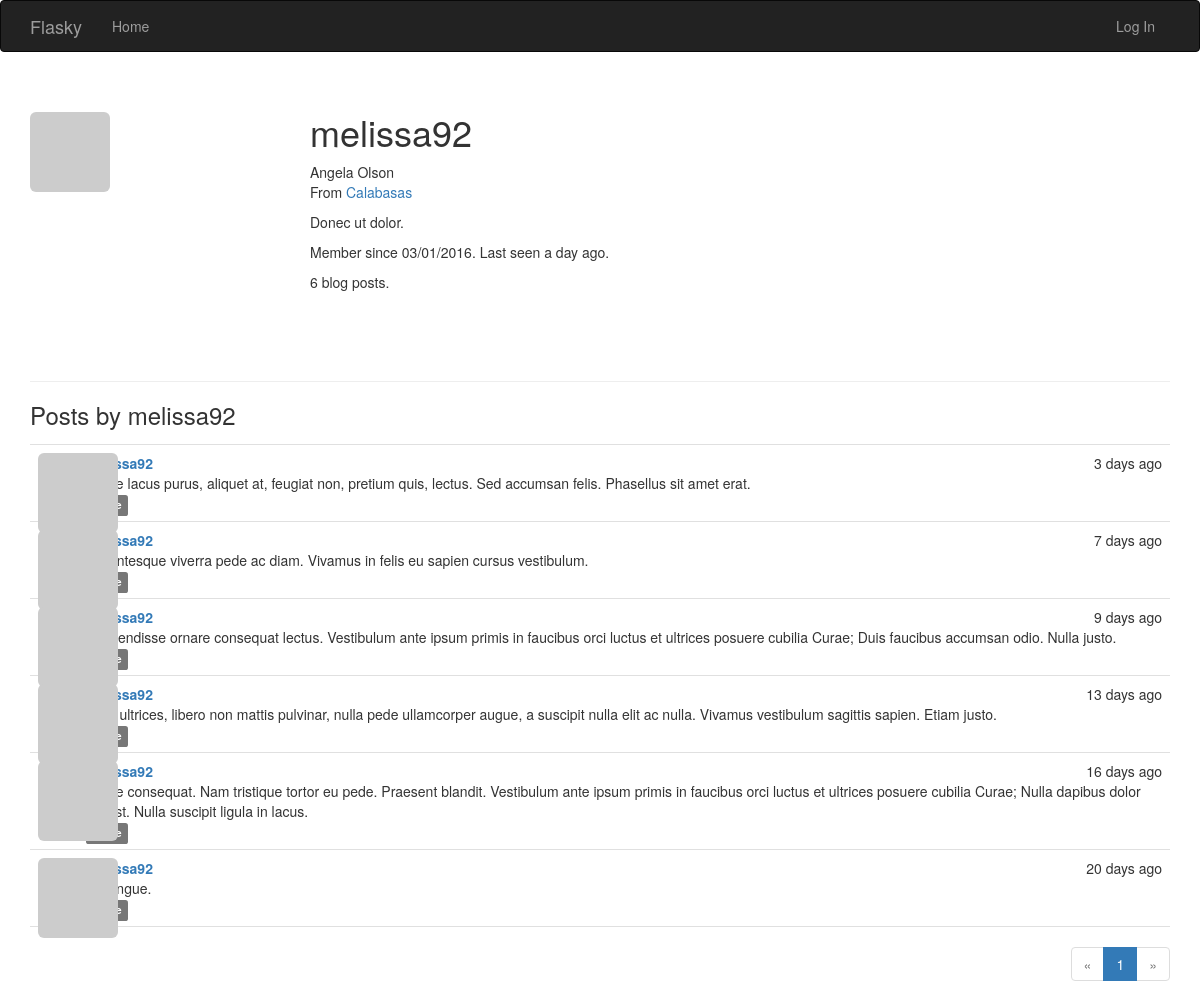
Page /user/melissa92 on the committed database.
### app/models.py (models this page shows, shortened)
class User(UserMixin, db.Model):
    __tablename__ = 'users'
    id = db.Column(db.Integer, primary_key=True)
    email = db.Column(db.String(64), unique=True, index=True)
    username = db.Column(db.String(64), unique=True, index=True)
    role_id = db.Column(db.Integer, db.ForeignKey('roles.id'))
    password_hash = db.Column(db.String(128))
    confirmed = db.Column(db.Boolean, default=False)
    name = db.Column(db.String(64))
    location = db.Column(db.String(64))
    about_me = db.Column(db.Text())
    member_since = db.Column(db.DateTime(), default=datetime.utcnow)
    last_seen = db.Column(db.DateTime(), default=datetime.utcnow)
    avatar_hash = db.Column(db.String(32))
    posts = db.relationship('Post', backref='author', lazy='dynamic')
    @property
    def password(self):
        raise AttributeError('password is not a readable attribute')
    def gravatar(self, size=100, default='identicon', rating='g'):
        if request.is_secure:
            url = 'https://secure.gravatar.com/avatar'
        else:
            url = 'http://www.gravatar.com/avatar'
        hash = self.avatar_hash or hashlib.md5(
            self.email.encode('utf-8')).hexdigest()
        return '{url}/{hash}?s={size}&d={default}&r={rating}'.format(
            url=url, hash=hash, size=size, default=default, rating=rating)

class Post(db.Model):
    __tablename__ = 'posts'
    id = db.Column(db.Integer, primary_key=True)
    body = db.Column(db.Text)
    timestamp = db.Column(db.DateTime, index=True, default=datetime.utcnow)
    author_id = db.Column(db.Integer, db.ForeignKey('users.id'))
    body_html = db.Column(db.Text)

### app/main/views.py (the view)
@main.route('/user/<username>')
def user(username):
    user = User.query.filter_by(username=username).first_or_404()
    page = request.args.get('page', 1, type=int)
    pagination = user.posts.order_by(Post.timestamp.desc()).paginate(
        page, per_page=current_app.config['FLASKY_POSTS_PER_PAGE'],
        error_out=False)
    posts = pagination.items
    return render_template('user.html', user=user, posts=posts,
                           pagination=pagination)

### app/auth/views.py (called while the page is built)
@auth.before_app_request
def before_request():
    if current_user.is_authenticated:
        current_user.ping()
        if not current_user.confirmed \
                and request.endpoint[:5] != 'auth.' \
                and request.endpoint != 'static':
            return redirect(url_for('auth.unconfirmed'))

### app/main/__init__.py (called while the page is built)
@main.app_context_processor
def inject_permissions():
    return dict(Permission=Permission)

### app/models.py (called while the page is built)
    def is_administrator(self):
        return False

### app/templates/user.html (shortened to what this page needs)
{% extends "base.html" %}
{% import "_macros.html" as macros %}
{% block page_content %}
<div class="page-header">
    <img class="img-rounded profile-thumbnail" src="{{ user.gravatar(size=256) }}">
    <div class="profile-header">
        <h1>{{ user.username }}</h1>
        {% if user.name or user.location %}
        <p>
            {% if user.name %}{{ user.name }}<br>{% endif %}
            {% if user.location %}
                From <a href="http://maps.baidu.com/?q={{ user.location }}">{{ user.location }}</a><br>
            {% endif %}
        </p>
        {% endif %}
        {% if user.about_me %}<p>{{ user.about_me }}</p>{% endif %}
        <p>Member since {{ moment(user.member_since).format('L') }}. Last seen {{ moment(user.last_seen).fromNow() }}.</p>
        <p>{{ user.posts.count() }} blog posts.</p>
    </div>
</div>
<h3>Posts by {{ user.username }}</h3>
{% include '_posts.html' %}
{% if pagination %}
<div class="pagination">
    {{ macros.pagination_widget(pagination, '.user', username=user.username) }}
</div>
{% endif %}
{% endblock %}

### app/templates/base.html (shortened to what this page needs)
{% extends "bootstrap/base.html" %}
{% block head %}
{{ super() }}
<link rel="stylesheet" type="text/css" href="{{ url_for('static', filename='styles.css') }}">
{% endblock %}
{% block navbar %}
<div class="navbar navbar-inverse" role="navigation">
    <div class="container">
        <div class="navbar-header">
            <a class="navbar-brand" href="{{ url_for('main.index') }}">Flasky</a>
        </div>
        <div class="navbar-collapse collapse">
            <ul class="nav navbar-nav">
                <li><a href="{{ url_for('main.index') }}">Home</a></li>
            </ul>
            <ul class="nav navbar-nav navbar-right">
                {% if current_user.is_authenticated %}
                <li class="dropdown">
                    <a href="#" class="dropdown-toggle" data-toggle="dropdown">
                        <img src="{{ current_user.gravatar(size=18) }}">
                        Account <b class="caret"></b>
                    </a>
                    <ul class="dropdown-menu">
                        <li><a href="{{ url_for('auth.change_password') }}">Change Password</a></li>
                        <li><a href="{{ url_for('auth.change_email_request') }}">Change Email</a></li>
                        <li><a href="{{ url_for('auth.logout') }}">Log Out</a></li>
                    </ul>
                </li>
                {% else %}
                <li><a href="{{ url_for('auth.login') }}">Log In</a></li>
                {% endif %}
            </ul>
        </div>
    </div>
</div>
{% endblock %}
{% block content %}
<div class="container">
    {% block page_content %}{% endblock %}
</div>
{% endblock %}

### app/templates/_macros.html
{% macro pagination_widget(pagination, endpoint) %}
<ul class="pagination">
    <li{% if not pagination.has_prev %} class="disabled"{% endif %}>
        <a href="{% if pagination.has_prev %}{{ url_for(endpoint, page=pagination.prev_num, **kwargs) }}{% else %}#{% endif %}">
            &laquo;
        </a>
    </li>
    {% for p in pagination.iter_pages() %}
        {% if p %}
            {% if p == pagination.page %}
            <li class="active">
                <a href="{{ url_for(endpoint, page = p, **kwargs) }}">{{ p }}</a>
            </li>
            {% else %}
            <li>
                <a href="{{ url_for(endpoint, page = p, **kwargs) }}">{{ p }}</a>
            </li>
            {% endif %}
        {% else %}
        <li class="disabled"><a href="#">&hellip;</a></li>
        {% endif %}
    {% endfor %}
    <li{% if not pagination.has_next %} class="disabled"{% endif %}>
        <a href="{% if pagination.has_next %}{{ url_for(endpoint, page=pagination.next_num, **kwargs) }}{% else %}#{% endif %}">
            &raquo;
        </a>
    </li>
</ul>
{% endmacro %}

### app/templates/_posts.html (shortened to what this page needs)
<ul class="posts">
    {% for post in posts %}
    <li class="post">
        <div class="post-thumbnail">
            <a href="{{ url_for('.user', username=post.author.username) }}">
                <img class="img-rounded profile-thumbnail" src="{{ post.author.gravatar(size=40) }}">
            </a>
        </div>
        <div class="post-content">
            <div class="post-date">{{ moment(post.timestamp).fromNow() }}</div>
            <div class="post-author"><a href="{{ url_for('.user', username=post.author.username) }}">{{ post.author.username }}</a></div>
            <div class="post-body">
                {% if post.body_html %}
                    {{ post.body_html | safe }}
                {% else %}
                    {{ post.body }}
                {% endif %}
            </div>
            <div class="post-footer">
                <a href="{{ url_for('.post', id=post.id) }}">
                    <span class="label label-default">Share</span>
                </a>
            </div>
        </div>
    </li>
    {% endfor %}
</ul>

### app/static/styles.css (style rules this page uses)
.profile-thumbnail { position: absolute; }
.profile-header { min-height: 260px; margin-left: 280px; }
ul.posts { list-style-type: none; padding: 0px; margin: 16px 0px 0px 0px; border-top: 1px solid #e0e0e0; }
ul.posts li.post { padding: 8px; border-bottom: 1px solid #e0e0e0; }
div.post-date { float: right; }
div.post-author { font-weight: bold; }
div.post-thumbnail { position: absolute; }
div.post-content { margin-left: 48px; min-height: 48px; }
div.pagination { width: 100%; text-align: right; padding: 0px; margin: 0px; }

### rows in the picture
User: username "melissa92", name "Angela Olson", location "Calabasas", about_me "Donec ut dolor.", member_since "03/01/2016", last_seen "a day ago"
Post: timestamp "3 days ago", author.username "melissa92", body "Fusce lacus purus, aliquet at, feugiat non, pretium quis, lectus. Sed accumsan felis. Phasellus sit amet erat."
Post: timestamp "7 days ago", author.username "melissa92", body "Pellentesque viverra pede ac diam. Vivamus in felis eu sapien cursus vestibulum."
Post: timestamp "9 days ago", author.username "melissa92", body "Suspendisse ornare consequat lectus. Vestibulum ante ipsum primis in faucibus orci luctus et ultrices posuere cubilia Curae; Duis faucibus accumsan odio. Nulla justo."
Post: timestamp "13 days ago", author.username "melissa92", body "Nam ultrices, libero non mattis pulvinar, nulla pede ullamcorper augue, a suscipit nulla elit ac nulla. Vivamus vestibulum sagittis sapien. Etiam justo."
Post: timestamp "16 days ago", author.username "melissa92", body "Fusce consequat. Nam tristique tortor eu pede. Praesent blandit. Vestibulum ante ipsum primis in faucibus orci luctus et ultrices posuere cubilia Curae; Nulla dapibus dolor vel est. Nulla suscipit ligula in lacus."
Post: timestamp "20 days ago", author.username "melissa92", body "In congue."

### other values in the picture
{{ user.posts.count() }} "6"
{{ p }} "1"
